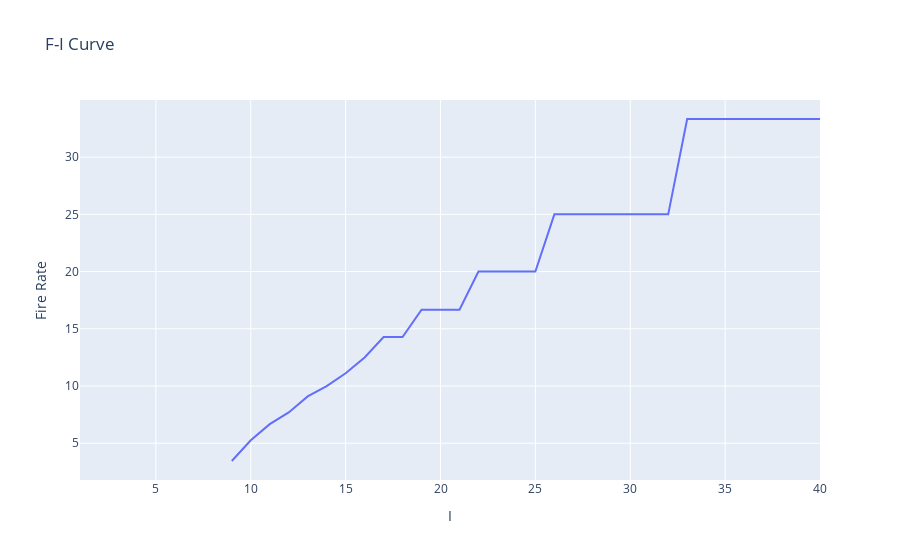

The notebook cell saved with this chart:
### Code cell
plotFICurve("LIF", config , 1 , 40)

### Figure 1 — Plotly figure (JSON) as saved in the notebook; plotly's stock layout.template omitted (floating-point values rounded to 4 significant figures)
{"data": [{"hovertemplate": "x=%{x}<br>y=%{y}<extra></extra>", "legendgroup": "", "line": {"color": "#636efa", "dash": "solid"}, "marker": {"symbol": "circle"}, "mode": "lines", "name": "", "orientation": "v", "showlegend": false, "type": "scatter", "x": [1, 2, 3, 4, 5, 6, 7, 8, 9, 10, 11, 12, 13, 14, 15, 16, 17, 18, 19, 20, 21, 22, 23, 24, 25, 26, 27, 28, 29, 30, 31, 32, 33, 34, 35, 36, 37, 38, 39, 40], "xaxis": "x", "y": [null, null, null, null, null, null, null, null, 3.448, 5.263, 6.667, 7.692, 9.091, 10, 11.11, 12.5, 14.29, 14.29, 16.67, 16.67, 16.67, 20, 20, 20, 20, 25, 25, 25, 25, 25, 25, 25, 33.33, 33.33, 33.33, 33.33, 33.33, 33.33, 33.33, 33.33], "yaxis": "y"}], "layout": {"legend": {"tracegroupgap": 0}, "title": {"text": "F-I Curve"}, "xaxis": {"anchor": "y", "domain": [0, 1], "title": {"text": "I"}}, "yaxis": {"anchor": "x", "domain": [0, 1], "title": {"text": "Fire Rate"}}}}
